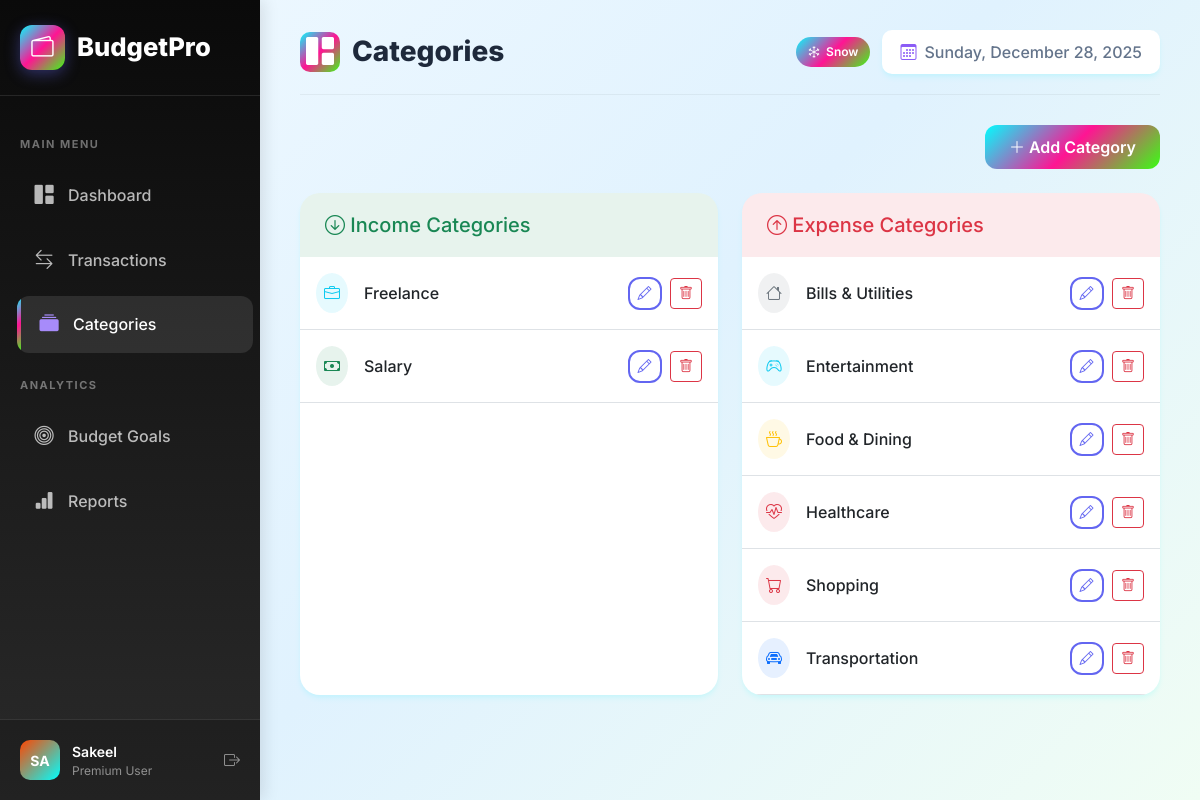
Page /categories/ (signed in) on the committed database.
### budget_planner/models.py (models this page shows, shortened)
class Category(models.Model):
    CATEGORY_TYPES = [
        ('income', 'Income'),
        ('expense', 'Expense'),
    ]
    name = models.CharField(max_length=100)
    type = models.CharField(max_length=10, choices=CATEGORY_TYPES)
    icon = models.CharField(max_length=50, default='bi-tag')
    color = models.CharField(max_length=20, default='primary')
    user = models.ForeignKey(User, on_delete=models.CASCADE)
    created_at = models.DateTimeField(auto_now_add=True)
    class Meta:
        verbose_name_plural = 'Categories'
        ordering = ['name']

### budget_planner/views.py (the view)
# urls.py: path('categories/', views.categories, name='categories'),
@login_required
def categories(request):
    category_list = Category.objects.filter(user=request.user)
    return render(request, 'categories.html', {'categories': category_list})

### templates/categories.html (shortened to what this page needs)
{% extends 'base.html' %}
{% block page_title %}Categories{% endblock %}
{% block content %}
<div class="d-flex justify-content-end mb-4">
    <a href="{% url 'add_category' %}" class="btn btn-primary">
        <i class="bi bi-plus-lg"></i> Add Category
    </a>
</div>
<div class="row g-4">
    <div class="col-md-6">
        <div class="card h-100">
            <div class="card-header bg-success bg-opacity-10 border-0">
                <h5 class="mb-0 text-success">
                    <i class="bi bi-arrow-down-circle"></i> Income Categories
                </h5>
            </div>
            <div class="card-body p-0">
                {% for category in categories %}
                {% if category.type == 'income' %}
                <div class="d-flex justify-content-between align-items-center p-3 border-bottom">
                    <div class="d-flex align-items-center">
                        <div class="rounded-circle p-2 me-3 bg-{{ category.color }} bg-opacity-10">
                            <i class="bi {{ category.icon }} text-{{ category.color }}"></i>
                        </div>
                        <span class="fw-medium">{{ category.name }}</span>
                    </div>
                    <div>
                        <a href="{% url 'edit_category' category.pk %}" class="btn btn-sm btn-outline-primary me-1">
                            <i class="bi bi-pencil"></i>
                        </a>
                        <form method="post" action="{% url 'delete_category' category.pk %}" class="d-inline"
                              onsubmit="return confirm('Delete this category?')">
                            <button type="submit" class="btn btn-sm btn-outline-danger">
                                <i class="bi bi-trash"></i>
                            </button>
                        </form>
                    </div>
                </div>
                {% endif %}
                {% empty %}
                <div class="text-center py-4 text-muted">
                    No income categories
                </div>
                {% endfor %}
            </div>
        </div>
    </div>
    <div class="col-md-6">
        <div class="card h-100">
            <div class="card-header bg-danger bg-opacity-10 border-0">
                <h5 class="mb-0 text-danger">
                    <i class="bi bi-arrow-up-circle"></i> Expense Categories
                </h5>
            </div>
            <div class="card-body p-0">
                {% for category in categories %}
                {% if category.type == 'expense' %}
                <div class="d-flex justify-content-between align-items-center p-3 border-bottom">
                    <div class="d-flex align-items-center">
                        <div class="rounded-circle p-2 me-3 bg-{{ category.color }} bg-opacity-10">
                            <i class="bi {{ category.icon }} text-{{ category.color }}"></i>
                        </div>
                        <span class="fw-medium">{{ category.name }}</span>
                    </div>
                    <div>
                        <a href="{% url 'edit_category' category.pk %}" class="btn btn-sm btn-outline-primary me-1">
                            <i class="bi bi-pencil"></i>
                        </a>
                        <form method="post" action="{% url 'delete_category' category.pk %}" class="d-inline"
                              onsubmit="return confirm('Delete this category?')">
                            <button type="submit" class="btn btn-sm btn-outline-danger">
                                <i class="bi bi-trash"></i>
                            </button>
                        </form>
                    </div>
                </div>
                {% endif %}
                {% endfor %}
            </div>
        </div>
    </div>
</div>
{% endblock %}

### templates/base.html (shortened to what this page needs)
<!DOCTYPE html>
<html lang="en">
<head>
    <link href="https://cdn.jsdelivr.net/npm/bootstrap@5.3.2/dist/css/bootstrap.min.css" rel="stylesheet">
    <link href="https://cdn.jsdelivr.net/npm/bootstrap-icons@1.11.1/font/bootstrap-icons.css" rel="stylesheet">
</head>
<body>
    {% if user.is_authenticated %}
    <div class="d-flex">
        <nav class="sidebar" style="width: 260px;">
            <div class="sidebar-brand">
                <a href="{% url 'dashboard' %}" class="brand-logo">
                    <span class="brand-icon"><i class="bi bi-wallet2"></i></span>
                    BudgetPro
                </a>
            </div>
            <div class="nav-section-title">Main Menu</div>
            <ul class="nav flex-column">
                <li class="nav-item">
                    <a class="nav-link {% if request.resolver_match.url_name == 'dashboard' %}active{% endif %}" href="{% url 'dashboard' %}">
                        <i class="bi bi-grid-1x2-fill"></i> Dashboard
                    </a>
                </li>
                <li class="nav-item">
                    <a class="nav-link {% if 'transaction' in request.resolver_match.url_name %}active{% endif %}" href="{% url 'transactions' %}">
                        <i class="bi bi-arrow-left-right"></i> Transactions
                    </a>
                </li>
                <li class="nav-item">
                    <a class="nav-link {% if 'categor' in request.resolver_match.url_name %}active{% endif %}" href="{% url 'categories' %}">
                        <i class="bi bi-collection-fill"></i> Categories
                    </a>
                </li>
            </ul>
            <div class="nav-section-title">Analytics</div>
            <ul class="nav flex-column">
                <li class="nav-item">
                    <a class="nav-link {% if 'budget' in request.resolver_match.url_name %}active{% endif %}" href="{% url 'budget_goals' %}">
                        <i class="bi bi-bullseye"></i> Budget Goals
                    </a>
                </li>
                <li class="nav-item">
                    <a class="nav-link {% if request.resolver_match.url_name == 'reports' %}active{% endif %}" href="{% url 'reports' %}">
                        <i class="bi bi-bar-chart-fill"></i> Reports
                    </a>
                </li>
            </ul>
            <div class="sidebar-footer">
                <div class="user-profile">
                    <div class="user-avatar">
                        {{ user.username|slice:":2"|upper }}
                    </div>
                    <div class="user-info">
                        <div class="user-name">{{ user.username }}</div>
                        <div class="user-role">Premium User</div>
                    </div>
                    <a href="{% url 'logout' %}" class="text-white-50" title="Logout">
                        <i class="bi bi-box-arrow-right"></i>
                    </a>
                </div>
            </div>
        </nav>
        <main class="main-content flex-grow-1">
            <div class="page-header">
                <h1 class="page-title">
                    <span class="page-title-icon">
                        <i class="bi bi-{% block page_icon %}grid-1x2-fill{% endblock %}"></i>
                    </span>
                    {% block page_title %}Dashboard{% endblock %}
                </h1>
                <div class="header-actions">
                    <button id="snow-toggle" class="snow-toggle">
                        <i class="bi bi-snow"></i>
                        <span>Snow</span>
                    </button>
                    <div class="date-display">
                        <i class="bi bi-calendar3"></i>
                        <span id="current-date"></span>
                    </div>
                </div>
            </div>
            {% block content %}{% endblock %}
        </main>
    </div>
    {% else %}
    {% block auth_content %}{% endblock %}
    {% endif %}
</body>
</html>

### rows in the picture
Category: name "Freelance"
Category: name "Salary"
Category: name "Bills & Utilities"
Category: name "Entertainment"
Category: name "Food & Dining"
Category: name "Healthcare"
Category: name "Shopping"
Category: name "Transportation"

### other values in the picture
{{ user.username|slice:":2"|upper }} "SA"
{{ user.username }} "Sakeel"
